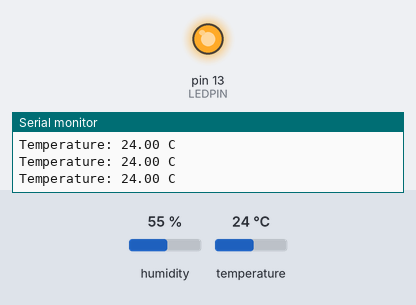
Bench run of a sketch on a simulated Arduino Uno, built with avr-gcc and run on an emulated ATmega328P. On the bench: output pins drawn as LEDs (lit = HIGH), the last lines printed to the serial monitor. The test bench sets the inputs (shaded band); at power-on: temperature 24 °C, humidity 55 %.

Above: at 2.8 s.
2.9 s: temperature set to 17 °C
5.6 s: temperature set to 14 °C
At 6.9 s:
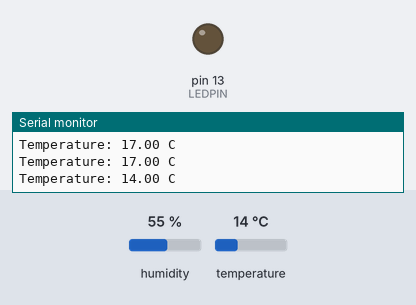
8.3 s: temperature set to 19 °C
At 10.5 s:
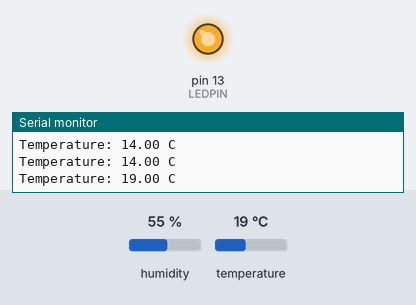
11.6 s: temperature set to 12 °C
At 12.9 s:
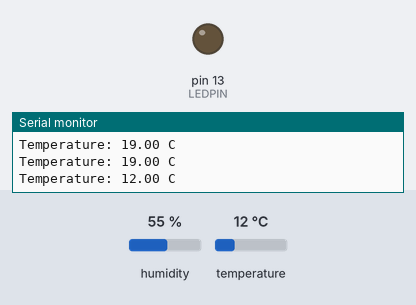
Timing chart, 0 to 14.6 s (numbered marks = the images above; inputs shaded):
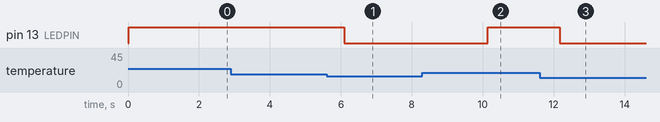

The sketch:

code.ino
```cpp
#include <DHT.h>

#define DHTPIN 2        // ขา DATA ของ DHT11
#define DHTTYPE DHT11

#define LEDPIN 13       // LED ต่อที่ขา D13

DHT dht(DHTPIN, DHTTYPE);

void setup() {
  Serial.begin(9600);
  dht.begin();

  pinMode(LEDPIN, OUTPUT);
}

void loop() {
  float temperature = dht.readTemperature(); // อ่านค่า °C

  // เช็กว่าอ่านค่าได้ไหม
  if (isnan(temperature)) {
    Serial.println("อ่านค่า DHT11 ไม่ได้");
    return;
  }

  Serial.print("Temperature: ");
  Serial.print(temperature);
  Serial.println(" C");

  // เงื่อนไข
  if (temperature > 15) {
    digitalWrite(LEDPIN, HIGH);   // LED ติด
  } else {
    digitalWrite(LEDPIN, LOW);    // LED ดับ
  }

  delay(1000); // หน่วง 1 วินาที
}
```

Measured:
- the behaviour switches between 16 and 15 °C on temperature (found by bisection; images 0 and 1)
- after the input at 5.6 s, pin 13 (LEDPIN): HIGH → LOW after 0.50 s
- after the input at 8.3 s, pin 13 (LEDPIN): LOW → HIGH after 1.8 s
- after the input at 11.6 s, pin 13 (LEDPIN): HIGH → LOW after 0.57 s
